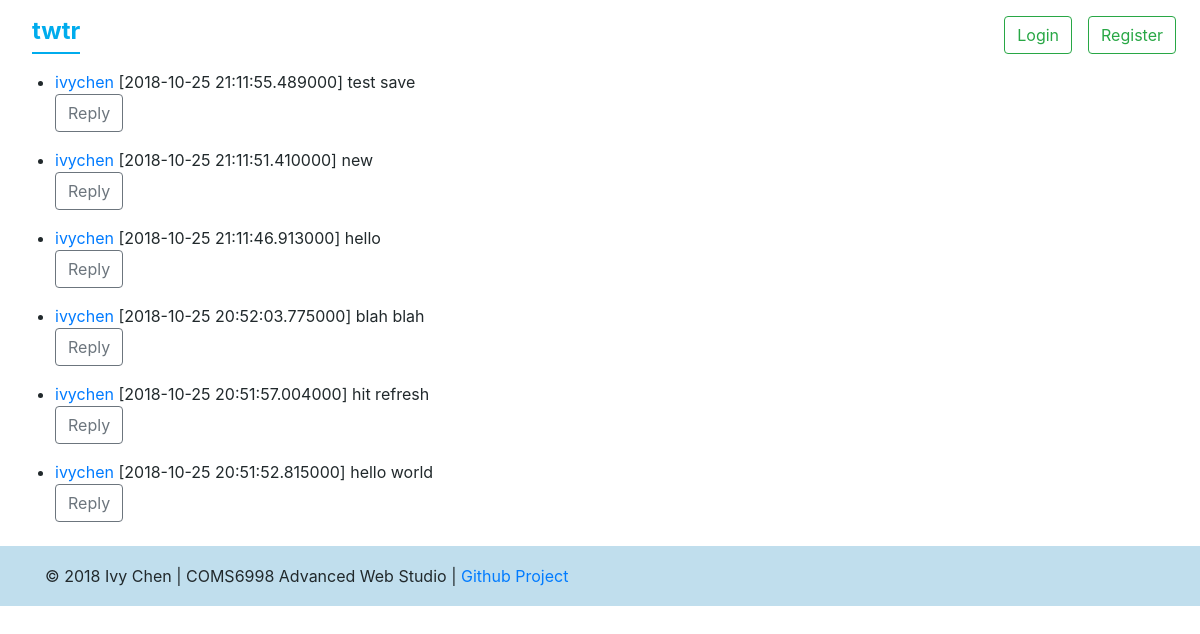
Before: / with the older database file.
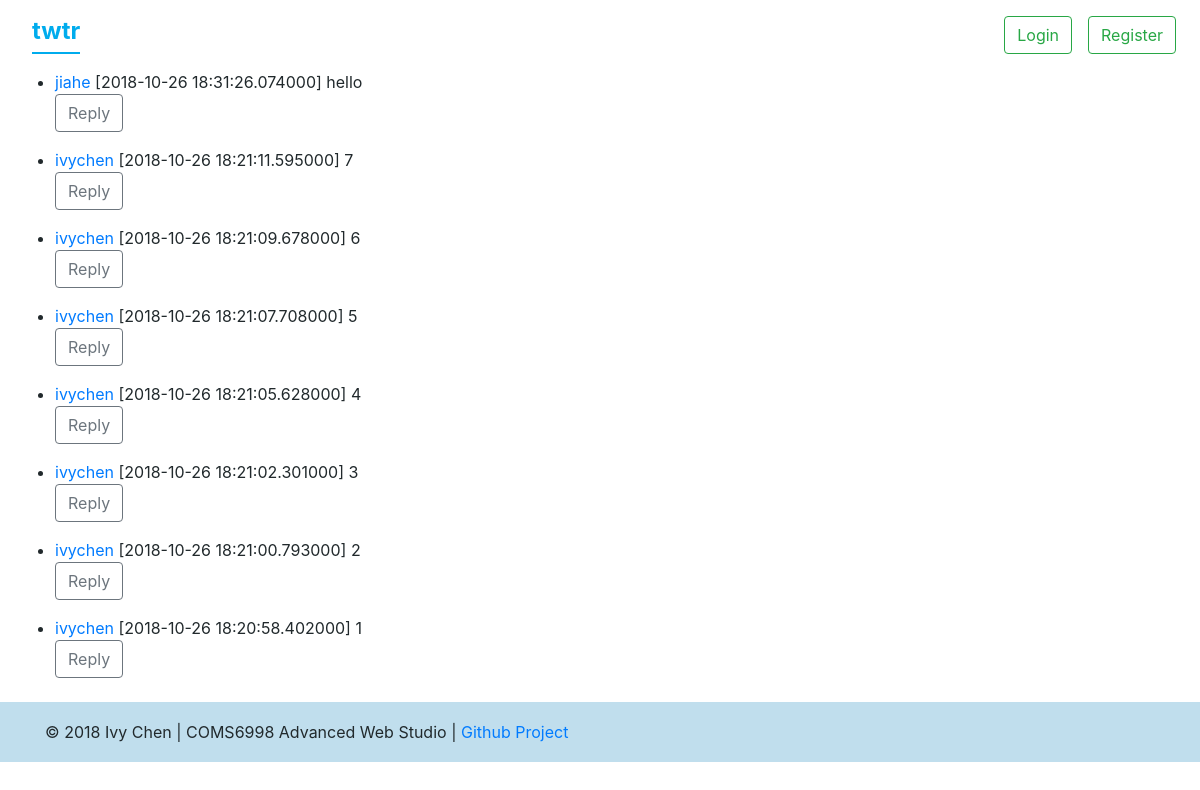
After: the same page with the newer database file.
### models.py (models this page shows)
class Message(db.Model):
    id = db.Column('id', db.Integer, primary_key=True)
    timestamp = db.Column(db.DateTime)
    sender = db.Column('sender', db.String(140))
    replyto = db.Column('replyto', db.String(140))
    message = db.Column('message', db.String(300))

### app.py (the view)
@app.route('/', methods=['POST', 'GET'])
def main():
    page = request.args.get('page', 1, type=int)
    messages = models.Message.query.order_by(models.Message.timestamp.desc()).paginate(page, app.config['POSTS_PER_PAGE'], False)
    next_url = url_for('main', page=messages.next_num) \
        if messages.has_next else None
    prev_url = url_for('main', page=messages.prev_num) \
        if messages.has_prev else None
    return render_template('main.html', messages=messages.items, next_url=next_url, prev_url=prev_url)

### templates/main.html (shortened to what this page needs)
{% extends "base.html" %}
{% block body %}
  {% block content %}
    <ul id="messages" class="messages-container">
      {% for msg in messages %}
        <li class="message-item">
          <a href="/messages/{{ msg.sender }}">{{ msg.sender }}</a>
          [{{ msg.timestamp }}]
          {{ msg.message }}
          <p>
            <button data-username="{{ msg.sender }}" data-id="{{ msg.id }}" data-message="{{ msg.message }}" class="btn btn-outline-secondary reply">Reply</button>
          </p>
        </li>
      {% endfor %}
    </ul>
  {% endblock %}
{% endblock %}

Changed rows visible on the page:
no longer on this page (row unchanged): Message: sender "ivychen", timestamp "2018-10-25 21:11:55.489000", message "test save"
no longer on this page (row unchanged): Message: sender "ivychen", timestamp "2018-10-25 21:11:51.410000", message "new"
no longer on this page (row unchanged): Message: sender "ivychen", timestamp "2018-10-25 21:11:46.913000", message "hello"
no longer on this page (row unchanged): Message: sender "ivychen", timestamp "2018-10-25 20:52:03.775000", message "blah blah"
no longer on this page (row unchanged): Message: sender "ivychen", timestamp "2018-10-25 20:51:57.004000", message "hit refresh"
no longer on this page (row unchanged): Message: sender "ivychen", timestamp "2018-10-25 20:51:52.815000", message "hello world"
added Message: sender "jiahe", timestamp "2018-10-26 18:31:26.074000", message "hello"
added Message: sender "ivychen", timestamp "2018-10-26 18:21:11.595000", message "7"
added Message: sender "ivychen", timestamp "2018-10-26 18:21:09.678000", message "6"
added Message: sender "ivychen", timestamp "2018-10-26 18:21:07.708000", message "5"
added Message: sender "ivychen", timestamp "2018-10-26 18:21:05.628000", message "4"
added Message: sender "ivychen", timestamp "2018-10-26 18:21:02.301000", message "3"
added Message: sender "ivychen", timestamp "2018-10-26 18:21:00.793000", message "2"
added Message: sender "ivychen", timestamp "2018-10-26 18:20:58.402000", message "1"
